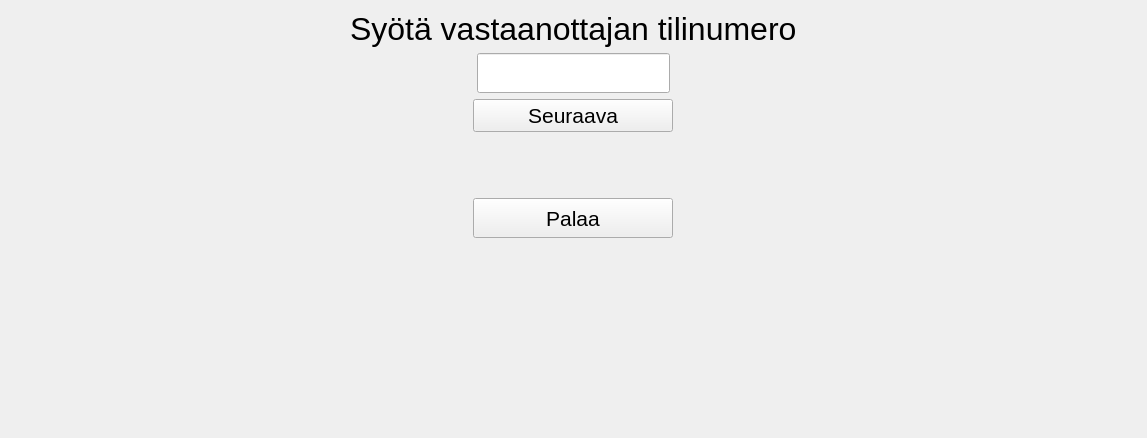
      <widget class="QWidget" name="transferPage">
       <layout class="QVBoxLayout" name="verticalLayout_4">
        <property name="leftMargin">
         <number>350</number>
        </property>
        <property name="rightMargin">
         <number>350</number>
        </property>
        <property name="bottomMargin">
         <number>200</number>
        </property>
        <item alignment="Qt::AlignHCenter">
         <widget class="QLabel" name="transferLabel">
          <property name="sizePolicy">
           <sizepolicy hsizetype="Expanding" vsizetype="Expanding">
            <horstretch>0</horstretch>
            <verstretch>60</verstretch>
           </sizepolicy>
          </property>
          <property name="minimumSize">
           <size>
            <width>0</width>
            <height>0</height>
           </size>
          </property>
          <property name="font">
           <font>
            <pointsize>24</pointsize>
           </font>
          </property>
          <property name="text">
           <string>Syötä vastaanottajan tilinumero</string>
          </property>
         </widget>
        </item>
        <item alignment="Qt::AlignHCenter">
         <widget class="QLineEdit" name="transferLineEdit">
          <property name="sizePolicy">
           <sizepolicy hsizetype="Expanding" vsizetype="Fixed">
            <horstretch>0</horstretch>
            <verstretch>20</verstretch>
           </sizepolicy>
          </property>
          <property name="minimumSize">
           <size>
            <width>0</width>
            <height>40</height>
           </size>
          </property>
          <property name="font">
           <font>
            <pointsize>16</pointsize>
           </font>
          </property>
         </widget>
        </item>
        <item alignment="Qt::AlignHCenter">
         <widget class="QPushButton" name="transferPushButton">
          <property name="enabled">
           <bool>true</bool>
          </property>
          <property name="sizePolicy">
           <sizepolicy hsizetype="Minimum" vsizetype="Maximum">
            <horstretch>40</horstretch>
            <verstretch>40</verstretch>
           </sizepolicy>
          </property>
          <property name="minimumSize">
           <size>
            <width>200</width>
            <height>0</height>
           </size>
          </property>
          <property name="font">
           <font>
            <pointsize>16</pointsize>
           </font>
          </property>
          <property name="text">
           <string>Seuraava</string>
          </property>
         </widget>
        </item>
        <item>
         <spacer name="verticalSpacer_3">
          <property name="orientation">
           <enum>Qt::Vertical</enum>
          </property>
          <property name="sizeHint" stdset="0">
           <size>
            <width>50</width>
            <height>60</height>
           </size>
          </property>
         </spacer>
        </item>
        <item alignment="Qt::AlignHCenter">
         <widget class="QPushButton" name="transferReturnButton">
          <property name="sizePolicy">
           <sizepolicy hsizetype="MinimumExpanding" vsizetype="Expanding">
            <horstretch>0</horstretch>
            <verstretch>0</verstretch>
           </sizepolicy>
          </property>
          <property name="minimumSize">
           <size>
            <width>200</width>
            <height>40</height>
           </size>
          </property>
          <property name="font">
           <font>
            <pointsize>16</pointsize>
           </font>
          </property>
          <property name="text">
           <string>Palaa</string>
          </property>
         </widget>
        </item>
       </layout>
      </widget>
